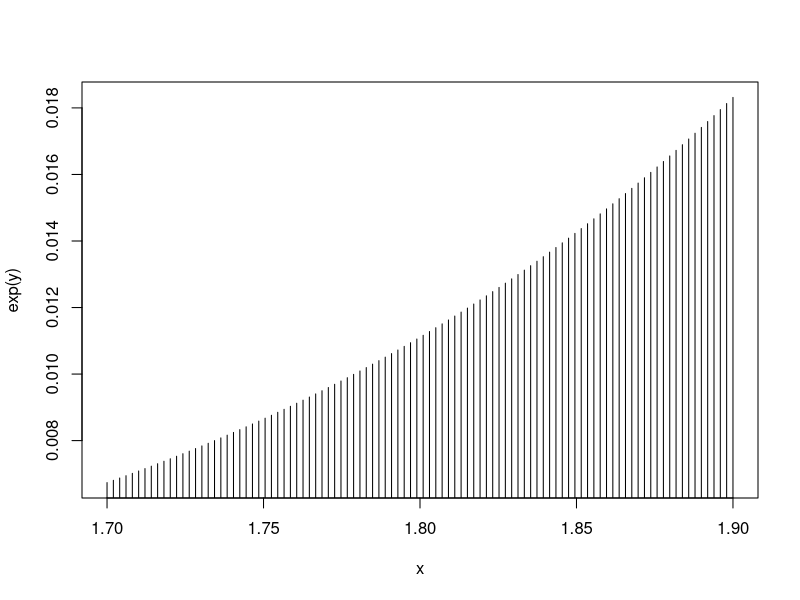

The R source for this figure:
above <-function(x,y=40,z)
{
  use<-x<y & x>z
  x[use]
}

above(1:100,z=8)

columnmean<-function(y,remna=TRUE){
  nc<-ncol(y)
  means<- numeric(nc)
  for(i in 1:nc){
    means[i]<-mean(y[,i],na.rm = remna)
  }
  means
}
columnmean(airquality)

search()

# Functions inside another function
make.power<-function(n)
{
  pow<-function(x){
    x^n
  }
  pow
}
cube<- make.power(3)
square<-make.power(2)

cube(999)
square(20)

ls(environment(cube))

testPlotting<-function(){
  x<-seq(1.7,1.9,length = 100 )
  y<-seq(-5,-4,length = 100)
  plot(x,exp(y),type = 'h')
}
testPlotting()

testDates <- function() {
  dt <- as.Date("1970-01-01")
  print(dt)
  print(unclass(dt))
  print(unclass(as.Date("1970-02-01")))
  print(Sys.time())
  print(as.POSIXct(Sys.Date()))
  
  xd<-as.POSIXct(Sys.time())
  
  
  print(xd)
  print(as.POSIXlt(Sys.time())$sec)
}
testDates()
